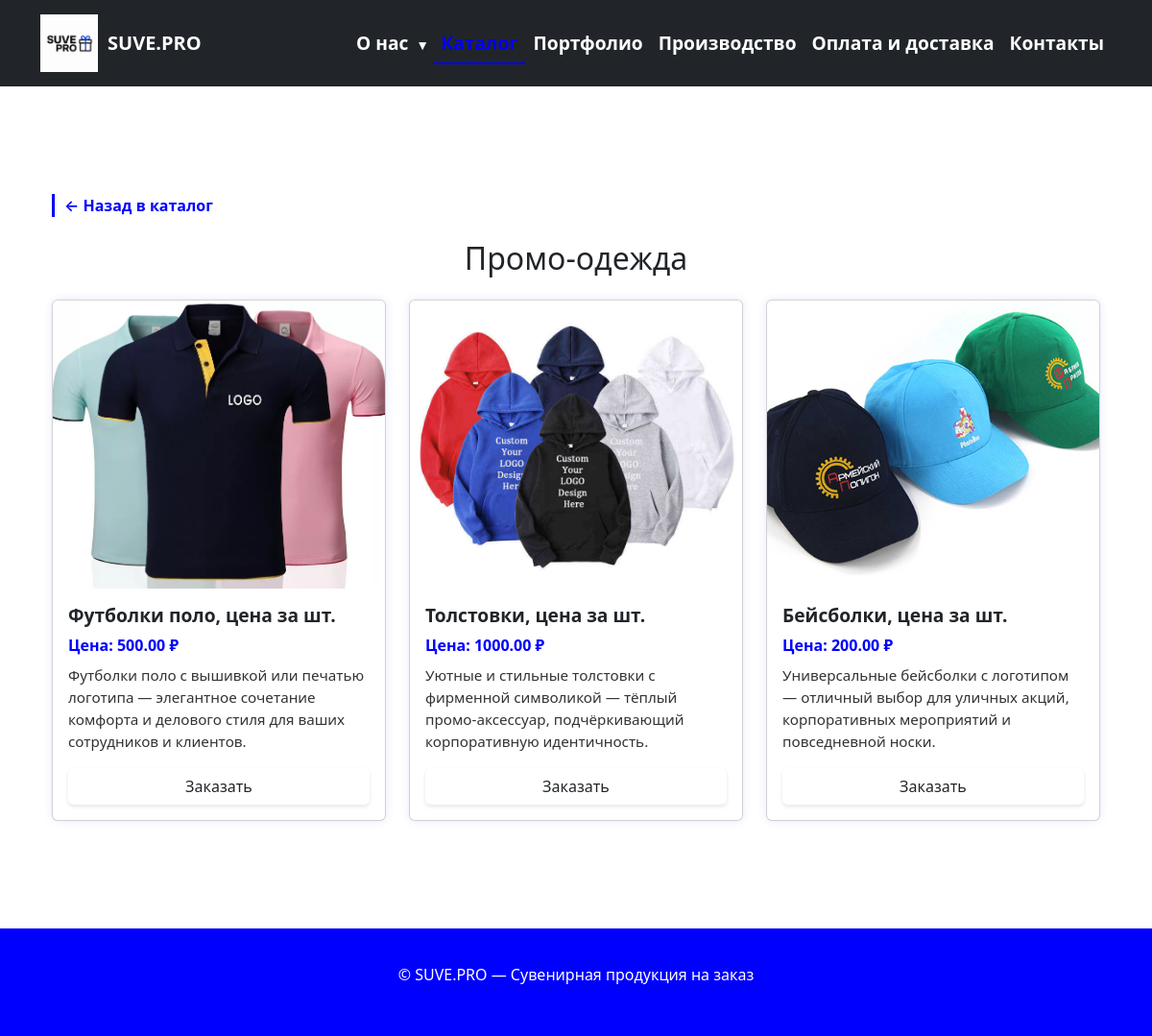
Page /catalog/promo-odezhda/ on the committed database.
### myApp/models.py (models this page shows, shortened)
class Category(models.Model):
    name = models.CharField(max_length=100)
    slug = models.SlugField(unique=True, blank=True)
    image = models.ImageField(upload_to='categories/', blank=True, null=True)

class Product(models.Model):
    category = models.ForeignKey(Category, on_delete=models.CASCADE, null=True)
    name = models.CharField(max_length=100)
    description = models.TextField()
    price = models.DecimalField(max_digits=8, decimal_places=2)
    image = models.ImageField(upload_to='products/', blank=True, null=True)
    slug = models.SlugField(unique=True, blank=True)

### myApp/views.py (the view)
# urls.py: path('catalog/<slug:slug>/', views.category_products, name='category_products'),
def category_products(request, slug):
    category = get_object_or_404(Category, slug=slug)
    products = Product.objects.filter(category=category)
    return render(request, 'category_products.html', {
        'category': category,
        'products': products
    })

### myApp/templates/category_products.html (shortened to what this page needs)
{% extends 'base.html' %}
{% load static %}
{% block content %}
<div class="container my-5">
  <a href="{% url 'catalog' %}" class="back-button">
    ← Назад в каталог
  </a>
  <h1 class="catalog-title">{{ category.name }}</h1>
  <div class="row">
    {% for product in products %}
    <div class="col-md-4 mb-4">
      <div class="card product-card h-100 d-flex flex-column">
        {% if product.image %}
        <div class="product-img-wrapper">
          <img src="{{ product.image.url }}" class="card-img-top product-img" alt="{{ product.name }}">
        </div>
        {% endif %}
        <div class="card-body d-flex flex-column">
          <h5 class="product-name">{{ product.name }}</h5>
          <p class="product-price">Цена: {{ product.price }} ₽</p>
          <p class="product-description">{{ product.description|truncatewords:20 }}</p>
          <a href="{% url 'contacts' %}#contact-form" class="btn btn-order mt-auto">Заказать</a>
        </div>
      </div>
    </div>
    {% endfor %}
  </div>
</div>
{% endblock %}

### static/styles.css (style rules this page uses)
body { font-family: 'Montserrat', sans-serif; margin: 0; padding: 0; min-height: 100vh; display: flex; flex-direction: column; background-color: #ffffff; }
.container { padding-top: 20px; padding-bottom: 20px; }
h1, h2 { font-weight: 800; font-size: 2rem; text-align: center; margin-bottom: 30px; }
.back-button { display: inline-block; margin-bottom: 1.5rem; font-size: 1rem; color: #0000FF; text-decoration: none; font-weight: 600; transition: all 0.3s ease; border-left: 3px solid #0000FF; padding-left: 10px; }
body { font-family: 'Helvetica Neue', Helvetica, Arial, sans-serif; color: #1a1a1a; background-color: #fff; line-height: 1.7; }
body { background-color: #f8f9fa; color: #000; margin: 0; padding: 0; }
.card { border: none; box-shadow: 0 0 10px rgba(0, 0, 255, 0.1); border-radius: 16px; transition: transform 0.2s ease; height: 100%; overflow: hidden; display: flex; flex-direction: column; }
.card-img-top { height: 300px; object-fit: cover; border-top-left-radius: 16px; border-top-right-radius: 16px; }
.card-body { padding: 1rem; display: flex; flex-direction: column; flex-grow: 1; }
.card-title, .product-name { font-weight: 700; font-size: 1.2rem; margin-bottom: 0.5rem; }
.product-price { font-weight: 600; color: #0000FF; margin-bottom: 0.5rem; }
.card-text, .product-description { flex-grow: 1; font-size: 0.95rem; margin-bottom: 1rem; color: #333333; }
.btn-order { background-color: #0000FF; color: #fff; width: 100%; text-align: center; padding: 0.6rem 1rem; font-weight: 600; transition: all 0.3s ease; border-radius: 6px; margin-top: auto; opacity: 1; box-shadow: 0 2px 4px rgba(0, 0, 0, 0.1); transform: translateY(0); }
body, html { overflow-x: hidden; }
body { background-color: #ffffff; color: #000000; font-family: 'Arial', sans-serif; }
h1, h2 { font-weight: 700; }
.catalog-title { font-size: 2rem; margin-bottom: 1.5rem; }
h1 { font-size: 3rem; font-weight: 800; color: #0000FF; text-align: center; margin-bottom: 3rem; position: relative; animation: fadeInDown 0.8s ease-out; }

### rows in the picture
Category: name "Промо-одежда"
Product: image (picture), name "Футболки поло, цена за шт.", price "500.00", description "Футболки поло с вышивкой или печатью логотипа — элегантное сочетание комфорта и делового стиля для ваших сотрудников и клиентов."
Product: image (picture), name "Толстовки, цена за шт.", price "1000.00", description "Уютные и стильные толстовки с фирменной символикой — тёплый промо-аксессуар, подчёркивающий корпоративную идентичность."
Product: image (picture), name "Бейсболки, цена за шт.", price "200.00", description "Универсальные бейсболки с логотипом — отличный выбор для уличных акций, корпоративных мероприятий и повседневной носки."
